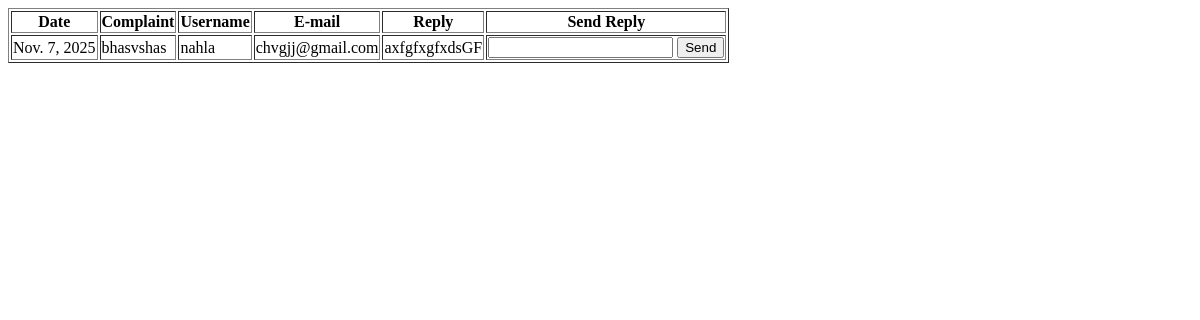
Page /Complaint on the earlier database version.
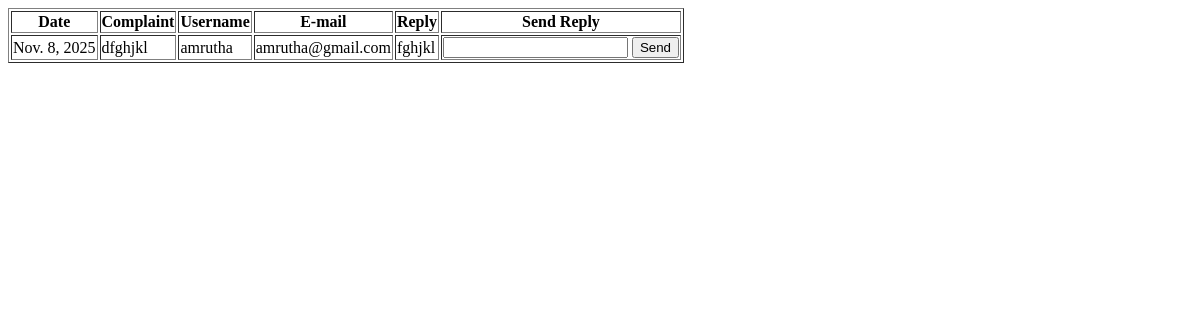
Same page on the later database version.
### carriera/models.py (models this page shows)
class ComplaintTable(models.Model):
   Complaint = models.CharField(max_length=1000)
   Reply = models.CharField(max_length=1000,null=True, blank=True)
   Created_at = models.DateField(auto_now_add=True,null=True, blank=True)
   USER =  models.ForeignKey(UserTable, on_delete=models.CASCADE)

class UserTable(models.Model):
   Name = models.CharField(max_length=100, null=True, blank=True)
   DOB = models.CharField(max_length=100, null=True, blank=True)
   Email = models.CharField(max_length=100, null=True, blank=True)
   Qualification = models.CharField(max_length=100, null=True, blank=True)
   Area_Of_Interest = models.CharField(max_length=100, null=True, blank=True)
   PhoneNo = models.CharField(max_length=100, null=True, blank=True)
   LOGIN = models.ForeignKey(LoginTable, on_delete=models.CASCADE, null=True, blank=True)

### carriera/views.py (the view)
# urls.py: path('Complaint',Complaint.as_view(),name='Complaint'),
class Complaint(View):
    def get(self,request):
        obj = ComplaintTable.objects.all()
        print(obj)
        return render(request, "Administration/complaint.html", {'val': obj})

### templates/Administration/complaint.html (shortened to what this page needs)
<!DOCTYPE html>
<html lang="en">
<head>
</head>
<body>
    <table border="1">
       <tr>
           <th>Date</th>
           <th>Complaint</th>
           <th>Username</th>
           <th>E-mail</th>
           <th>Reply</th>
           <th>Send Reply</th>
       </tr>
       {% for i in val %}
       <tr>
           <td>{{ i.Created_at }}</td>
           <td>{{ i.Complaint }}</td>
           <td>{{ i.USER.Name }}</td>
           <td>{{ i.USER.Email }}</td>
           <td>{{ i.Reply }}</td>
           <td>
               <form method="post" action="CompReply/{{ i.id }}">
                   <input type="text" name="Reply" required>
                   <input type="submit" value="Send">
               </form>
           </td>
       </tr>
       {% endfor %}
    </table>
</body>
</html>

Differences in the rows shown:
removed ComplaintTable: Created_at "Nov. 7, 2025", Complaint "bhasvshas", USER.Name "nahla", USER.Email "chvgjj@gmail.com", Reply "axfgfxgfxdsGF"
added ComplaintTable: Created_at "Nov. 8, 2025", Complaint "dfghjkl", USER.Name "amrutha", USER.Email "amrutha@gmail.com", Reply "fghjkl"
